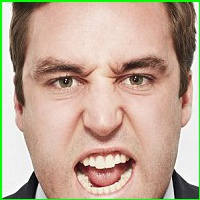
#> input picture 1409331226296_Image_galleryImage_17_Jan_2013_Businessman_y.JPG, 200 x 200 px; its folder holds only this picture in this run
$ python -i face_crop.py   (imports and definitions only)
#> lines starting #> are read from the running program, lines starting #| are printed output that depends on the picture; after the words box and inside, x2 and y2 are one past the last pixel; in counts of white or black regions, pixels touching at a corner belong together
## This program first ensures if the face of a person exists in the given image or not then if it exists, it crops
## the image of the face and saves to the given directory.

## Importing Modules
import cv2
import os


#################################################################################

##Make changes to these lines for getting the desired results.

## DIRECTORY of the images
directory = "C:/Users/naman/Desktop/Facial-Expression-Detection-master/images/rangry/"

## directory where the images to be saved:
f_directory = "C:/Users/naman/Desktop/Facial-Expression-Detection-master/images/angry/"

################################################################################

def facecrop(image):
    ## Crops the face of a person from any image!

    ## OpenCV XML FILE for Frontal Facial Detection using HAAR CASCADES.
    facedata = "haarcascade_frontalface_alt.xml"
    cascade = cv2.CascadeClassifier(facedata)

    ## Reading the given Image with OpenCV
    img = cv2.imread(image)
#> img is the input picture: shape (200, 200, 3); mean B, G, R 149.8, 169.4, 191.8

    try:
        ## Some downloaded images are of unsupported type and should be ignored while raising Exception, so for that
        ## I'm using the try/except functions.

        minisize = (img.shape[1],img.shape[0])
#> minisize = (200, 200)
        miniframe = cv2.resize(img, minisize)

        faces = cascade.detectMultiScale(miniframe)
#> faces = [[21, 17, 161, 161]]

        for f in faces:
            x, y, w, h = [ v for v in f ]
            cv2.rectangle(img, (x,y), (x+w,y+h), (0,255,0), 2)

            sub_face = img[y:y+h, x:x+w]

            f_name = image.split('/')
            f_name = f_name[-1]

            ## Change here the Desired directory.
            cv2.imwrite(f_directory + f_name, sub_face)
            print ("Writing: " + image)
#> this loop made 1 pass
#| Writing: 1409331226296_Image_galleryImage_17_Jan_2013_Businessman_y.JPG
#> pass 1, in facecrop, `sub_face = img[y:y+h, x:x+w]`:
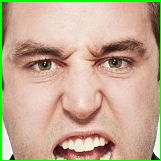
#> sub_face: shape (161, 161, 3); mean B, G, R 146.8, 170.9, 196.2
#> after the loop:
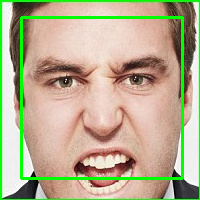
#> img: shape (200, 200, 3); 4.82% of pixels changed, all inside (x1, y1, x2, y2) = (20, 16, 184, 180)

    except:
        pass

# [9 lines not run here, left out]

>>> result = facecrop('1409331226296_Image_galleryImage_17_Jan_2013_Businessman_y.JPG')

$ run again, on 0259.JPG
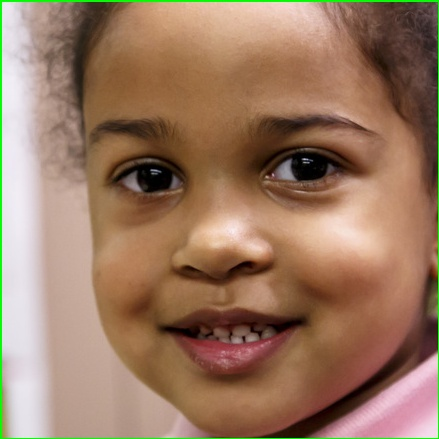
#> input picture 0259.JPG, 439 x 439 px
#> in facecrop, img is the input picture: shape (439, 439, 3); mean B, G, R 97.8, 121.4, 154.3
#> faces = [[25, 27, 385, 385]]
#> the loop in facecrop, `for f in faces:` made 1 pass
#> (x, y, w, h, f_name) on pass 1: (25, 27, 385, 385, '0259.JPG')
#> (printed output is left out)
#> pass 1, in facecrop, `sub_face = img[y:y+h, x:x+w]`:
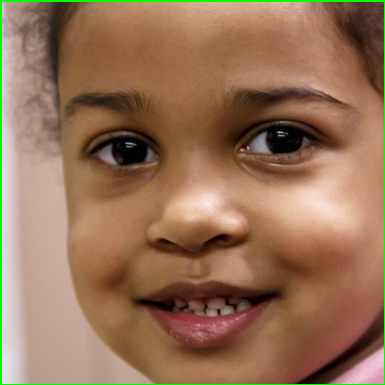
#> sub_face: shape (385, 385, 3); mean B, G, R 86.8, 114.8, 149.5
#> after the loop in facecrop, `for f in faces:`:
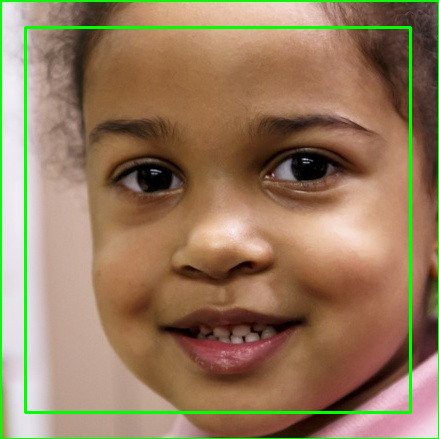
#> img: shape (439, 439, 3); 2.4% of pixels changed, all inside (x1, y1, x2, y2) = (24, 26, 412, 414)

$ run again, on 1-s2.0-S0042698901000025-gr3.jpg
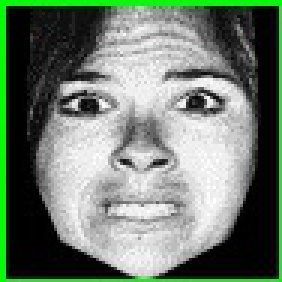
#> input picture 1-s2.0-S0042698901000025-gr3.jpg, 94 x 94 px (shown 3 times larger)
#> in facecrop, img is the input picture: shape (94, 94, 3); mean B, G, R 111.4, 125.2, 111.3
#> faces = [[6, 6, 81, 81]]
#> the loop in facecrop, `for f in faces:` made 1 pass
#> (x, y, w, h, f_name) on pass 1: (6, 6, 81, 81, '1-s2.0-S0042698901000025-gr3.jpg')
#> (printed output is left out)
#> pass 1, in facecrop, `sub_face = img[y:y+h, x:x+w]`:
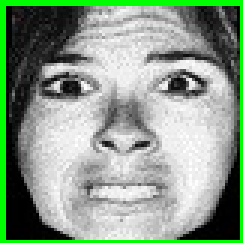
#> sub_face: shape (81, 81, 3) (shown 3 times larger); mean B, G, R 137.2, 155.9, 137.2
#> after the loop in facecrop, `for f in faces:`:
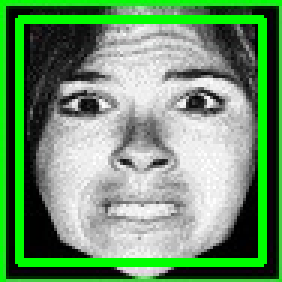
#> img: shape (94, 94, 3) (shown 3 times larger); 10.96% of pixels changed, all inside (x1, y1, x2, y2) = (5, 5, 89, 89)

$ run again, on 1-s2.0-S1750946710000966-gr3.jpg
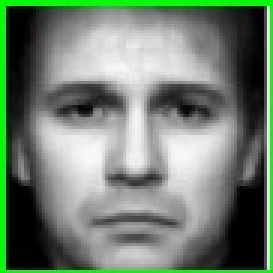
#> input picture 1-s2.0-S1750946710000966-gr3.jpg, 91 x 91 px (shown 3 times larger)
#> in facecrop, img is the input picture: shape (91, 91, 3); mean B, G, R 112.7, 128.5, 112.6
#> faces = [[9, 8, 73, 73]]
#> the loop in facecrop, `for f in faces:` made 1 pass
#> (x, y, w, h, f_name) on pass 1: (9, 8, 73, 73, '1-s2.0-S1750946710000966-gr3.jpg')
#> (printed output is left out)
#> pass 1, in facecrop, `sub_face = img[y:y+h, x:x+w]`:
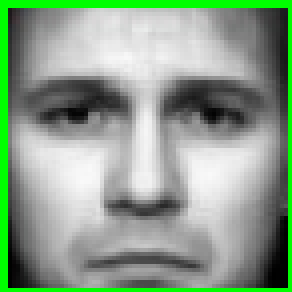
#> sub_face: shape (73, 73, 3) (shown 4 times larger); mean B, G, R 139.2, 159.7, 139.1
#> after the loop in facecrop, `for f in faces:`:
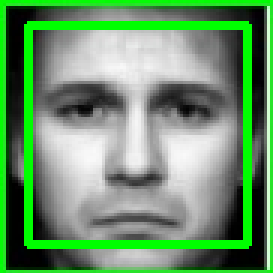
#> img: shape (91, 91, 3) (shown 3 times larger); 10.53% of pixels changed, all inside (x1, y1, x2, y2) = (8, 7, 84, 83)
